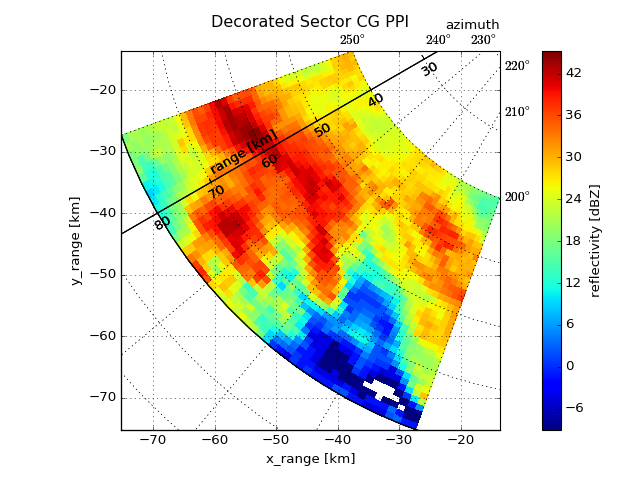

This figure's Python source:
import matplotlib.pyplot as plt
import numpy as np
import wradlib
# load a polar scan and create range and azimuth arrays accordingly
data = np.loadtxt('../../examples/data/polar_dBZ_tur.gz')
r = np.arange(0, data.shape[1])
az = np.arange(0, data.shape[0])
# mask data array for better presentation
mask_ind = np.where(data <= np.nanmin(data))
data[mask_ind] = np.nan
ma = np.ma.array(data, mask=np.isnan(data))
cgax, caax, paax, pm = wradlib.vis.plot_cg_ppi(ma[200:250, 40:80],
                                           r[40:81], az[200:251],
                                           autoext=False,
                                           refrac=False)
t = plt.title('Decorated Sector CG PPI')
t.set_y(1.05)
cbar = plt.gcf().colorbar(pm, pad=0.075)
caax.set_xlabel('x_range [km]')
caax.set_ylabel('y_range [km]')
plt.text(1.0, 1.05, 'azimuth', transform=caax.transAxes, va='bottom',
    ha='right')
cbar.set_label('reflectivity [dBZ]')
cgax.axis["lat"] = cgax.new_floating_axis(0, 240)
cgax.axis["lat"].set_ticklabel_direction('-')
cgax.axis["lat"].label.set_text("range [km]")
cgax.axis["lat"].label.set_rotation(180)
cgax.axis["lat"].label.set_pad(10)
plt.tight_layout()
plt.draw()
plt.show()
